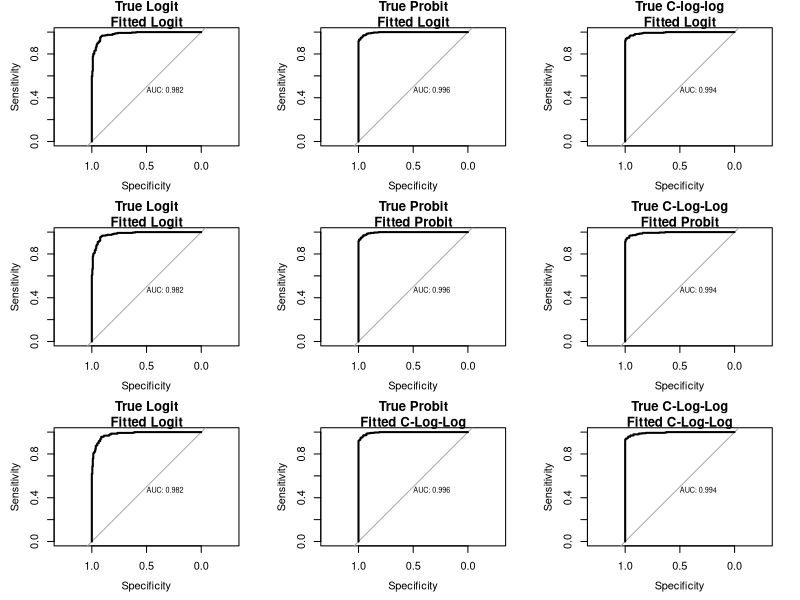
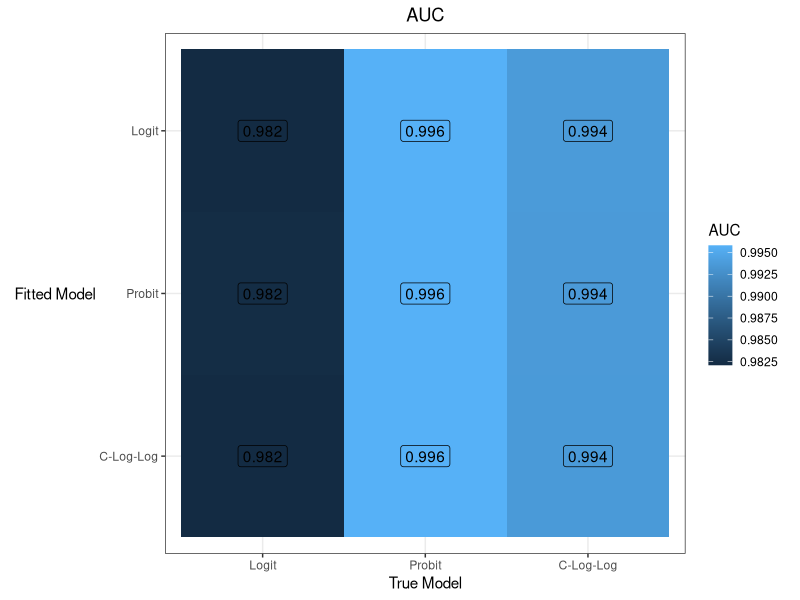

Write R code to recreate these figures, in order.
## ---- chunk 1
knitr::opts_chunk$set(echo = TRUE, warning = FALSE, message = FALSE)
## ---- chunk 2
five_fold = function(x, y, threshold = 0.5, epsilon = 1e-14){
  require(pROC)
  
  #Location of predicted values from models
  yhat_l = numeric()
  yhat_p = numeric()
  yhat_c = numeric()
  
  for(i in 1:5){
    
    #Split data
    y_id = rep(1:5, each = 100)
    ytrain = y[y_id != i]
    ytest = y[y_id == i]
    
    xtrain = as.data.frame(x[y_id != i, -1])
    xtest = as.data.frame(x[y_id == i, -1])
    
    
    
    #Fitting the three models
    fit_logit = glm(ytrain ~ ., family = binomial(link = 'logit'),
                epsilon = epsilon, data = xtrain)
    fit_probit = glm(ytrain ~ ., family = binomial(link = 'probit'),
                epsilon = epsilon, data = xtrain)
    fit_cloglog = glm(ytrain ~ ., family = binomial(link = 'cloglog'),
                epsilon = epsilon, data = xtrain)

    
    
    #Predicted probabilities
    pihat_l = predict.glm(fit_logit, newdata = xtest, type = 'response')
    pihat_p = predict.glm(fit_probit, newdata = xtest, type = 'response')
    pihat_c = predict.glm(fit_cloglog, newdata = xtest, type = 'response')
    
    
    
    #Predicted y value with threshold of 0.5
    temp_yhat_l = ifelse(pihat_l >= threshold, 1, 0)
    temp_yhat_p = ifelse(pihat_p >= threshold, 1, 0)
    temp_yhat_c = ifelse(pihat_c >= threshold, 1, 0)
    
    yhat_l = append(yhat_l, temp_yhat_l)
    yhat_p = append(yhat_p, temp_yhat_p)
    yhat_c = append(yhat_c, temp_yhat_c)
    
  }
  
  #Confusion matrix
    cmatrix_l = table(yhat_l, y)
    cmatrix_p = table(yhat_p, y)
    cmatrix_c = table(yhat_c, y)
    
  #ROC
    roc_l <- roc(y ~ predict.glm(glm(y~x, family = binomial(link = 'logit')), type ='response'), plot = F, print.auc = T) |> suppressMessages()
    roc_p <- roc(y ~ predict.glm(glm(y~x, family = binomial(link = 'probit')), type ='response'), plot = F, print.auc = T) |> suppressMessages()
    roc_c <- roc(y ~ predict.glm(glm(y~x, family = binomial(link = 'cloglog')), type ='response'), plot = F, print.auc = T) |> suppressMessages()
    
    
    
    res = list(logit = list(confusion_matrix = cmatrix_l, auc = as.numeric(roc_l$auc)),
               probit = list(confusion_matrix = cmatrix_p, auc = as.numeric(roc_p$auc)),
               cloglog = list(confusion_matrix = cmatrix_c, auc = as.numeric(roc_c$auc)))
    return(res)
}
## ---- chunk 3
set.seed(5326)
n = 500; p = 5
x = cbind(1, t(replicate(n = n, expr = rnorm(n = p))))
beta = matrix(c(1.5, 3.7, -1.5, 4, -0.8, -4.2),
              ncol = 1)
xb = x %*% beta

pi = exp(xb)/(1+exp(xb))
y_l = rbinom(n = n, size = 1, prob = pi)
res_logit = five_fold(x, y_l)
## ---- chunk 4
set.seed(5326)
n = 500; p = 5
x = cbind(1, t(replicate(n = n, expr = rnorm(n = p))))
beta = matrix(c(1.5, 3.7, -1.5, 4, -0.8, -4.2),
              ncol = 1)
xb = x %*% beta

pi = pnorm(xb)
y_p = rbinom(n = n, size = 1, prob = pi)
res_probit = five_fold(x, y_p)
## ---- chunk 5
set.seed(5326)
n = 500; p = 5
x = cbind(1, t(replicate(n = n, expr = rnorm(n = p))))
beta = matrix(c(1.5, 3.7, -1.5, 4, -0.8, -4.2),
              ncol = 1)
xb = x %*% beta

pi = 1-exp(-exp(xb))
y_c = rbinom(n = n, size = 1, prob = pi)
res_cloglog = five_fold(x, y_c)
## ---- chunk 6
dat = rbind(
  cbind(res_logit[[1]][[1]], res_probit[[1]][[1]], res_cloglog[[1]][[1]]),
  cbind(res_logit[[2]][[1]], res_probit[[2]][[1]], res_cloglog[[2]][[1]]),
  cbind(res_logit[[3]][[1]], res_probit[[3]][[1]], res_cloglog[[3]][[1]])
)

library(kableExtra)
kable(dat, align = 'c') %>% 
  add_header_above(c('Fitted Model' = 1, 'Logit' = 2, 'Probit' = 2, 'C-Log-Log' = 2)) %>% 
  add_header_above(c(' ' = 1, 'True Model' = 6)) %>% 
  pack_rows(index = c('Logit' = 2, 'Probit' = 2, 'C-Log-Log' = 2)) %>% 
  kable_styling(font_size = 16)
## ---- chunk 7
par(mfrow = c(3,3))

#Fitted Logit
roc(y_l ~ predict.glm(glm(y_l~x, family = binomial(link = 'logit')), type ='response'), plot = T, print.auc = T, main = 'True Logit\nFitted Logit') |> suppressMessages()

roc(y_p ~ predict.glm(glm(y_p~x, family = binomial(link = 'logit')), type ='response'), plot = T, print.auc = T, main = 'True Probit\nFitted Logit') |> suppressMessages()

roc(y_c ~ predict.glm(glm(y_c~x, family = binomial(link = 'logit')), type ='response'), plot = T, print.auc = T, main = 'True C-log-log\nFitted Logit') |> suppressMessages()


#Fitted Probit
roc(y_l ~ predict.glm(glm(y_l~x, family = binomial(link = 'probit')), type ='response'), plot = T, print.auc = T, main = 'True Logit\nFitted Logit') |> suppressMessages()

roc(y_p ~ predict.glm(glm(y_p~x, family = binomial(link = 'probit')), type ='response'), plot = T, print.auc = T, main = 'True Probit\nFitted Probit') |> suppressMessages()

roc(y_c ~ predict.glm(glm(y_c~x, family = binomial(link = 'probit')), type ='response'), plot = T, print.auc = T, main = 'True C-Log-Log\nFitted Probit') |> suppressMessages()


#Fitted C-log-log
roc(y_l ~ predict.glm(glm(y_l~x, family = binomial(link = 'cloglog')), type ='response'), plot = T, print.auc = T, main = 'True Logit\nFitted Logit') |> suppressMessages()

roc(y_p ~ predict.glm(glm(y_p~x, family = binomial(link = 'cloglog')), type ='response'), plot = T, print.auc = T, main = 'True Probit\nFitted C-Log-Log') |> suppressMessages()

roc(y_c ~ predict.glm(glm(y_c~x, family = binomial(link = 'cloglog')), type ='response'), plot = T, print.auc = T, main = 'True C-Log-Log\nFitted C-Log-Log') |> suppressMessages()
## ---- chunk 8
rc = expand.grid(cols = c('Logit', 'Probit', 'C-Log-Log'), 
                 rows = c('Logit', 'Probit', 'C-Log-Log'))

vals = as.numeric(c(res_logit$logit[2], res_probit$logit[2], res_cloglog$logit[2],
             res_logit$probit[2], res_probit$probit[2], res_cloglog$probit[2],
             res_logit$cloglog[2], res_probit$cloglog[2], res_cloglog$cloglog[2]))

auc = cbind(rc, vals)
library(ggplot2)
ggplot(mapping = aes(x = auc$cols, y = auc$rows,
                     fill = auc$vals)) +
  geom_tile() +
  geom_label(mapping = aes(label = round(auc$vals, 3))) +
  labs(title = 'AUC', x = 'True Model', y = 'Fitted Model', fill = 'AUC') +
  coord_equal() +
  scale_y_discrete(limits = rev) +
  theme_bw() +
  theme(axis.title.y = element_text(angle = 0, vjust = 0.5),
        plot.title = element_text(hjust = 0.5))
